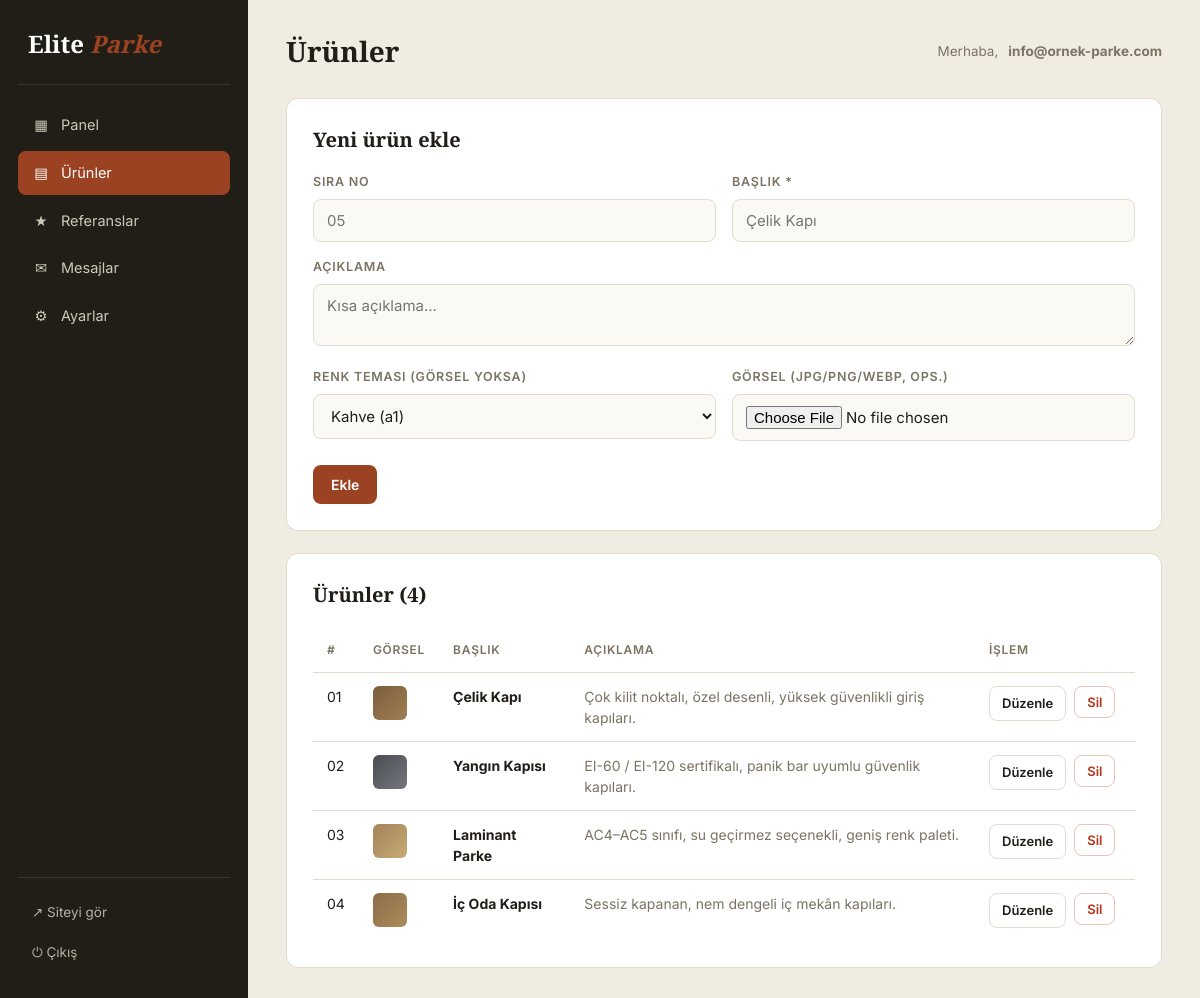
The page /yonetim/index.php?p=urunler (signed in) on the database its author committed.
### tables this page shows
CREATE TABLE IF NOT EXISTS urunler (
  id       INT AUTO_INCREMENT PRIMARY KEY,
  no       VARCHAR(10)  DEFAULT '',
  baslik   VARCHAR(150) NOT NULL,
  sinif    VARCHAR(5)   DEFAULT 'a1',
  gorsel   VARCHAR(200) DEFAULT '',
  aciklama TEXT,
  sira     INT DEFAULT 0
);

### yonetim/index.php (called while the page is built, shortened)
<?php
require_once dirname(__DIR__) . '/config.php';
$p = $_GET['p'] ?? 'dashboard';
require __DIR__ . '/inc/head.php';
require __DIR__ . '/pages/' . $p . '.php';
require __DIR__ . '/inc/foot.php';

### config.php (called while the page is built, shortened)
<?php
require_once __DIR__ . '/store.php';
$SITE = store_load();
if (!function_exists('e')) {
    function e($s){ return htmlspecialchars($s ?? '', ENT_QUOTES, 'UTF-8'); }
}

### store.php (called while the page is built, shortened)
<?php
function store_ayar_varsayilan(): array {
    return [
        'site_ad'   => 'Elite Parke',
        'firma_tam' => 'Elite Parke Dekorasyon Tur. Tic. İnş. İth. İhr. San. Ltd. Şti.',
        'tagline'   => 'Yangın Kapısı · Çelik Kapı · İç Oda Kapısı',
        'telefon'   => '0252 412 08 09',
        'whatsapp'  => '',
        'email'     => 'info@ornek-parke.com',
        'adres'     => 'Armutalan, Namık Kemal Cd. No: 1A Bina No: 609148325, Marmaris/Muğla',
        'adres2'    => 'Konacık, Atatürk Blv. Pamir İş Merkezi No: 114/1, 4 Bodrum/Muğla',
        'calisma'   => 'Pzt–Cmt 09:00–18:00',
        'gizlilik_tarih' => '1 Eylül 2026',
        'gizlilik'  => gizlilik_varsayilan(),
    ];
}
function store_load(): array {
    $pdo = db();
    $ayarlar = store_ayar_varsayilan();
    foreach ($pdo->query("SELECT anahtar, deger FROM ayarlar") as $r) {
        $ayarlar[$r['anahtar']] = $r['deger'];
    }
    $urunler     = $pdo->query("SELECT no, baslik, sinif, gorsel, aciklama FROM urunler ORDER BY sira, id")->fetchAll();
    $referanslar = $pdo->query("SELECT yorum, ad, yer FROM referanslar ORDER BY sira, id")->fetchAll();
    return ['ayarlar' => $ayarlar, 'urunler' => $urunler, 'referanslar' => $referanslar];
}

### yonetim/pages/urunler.php (the view, shortened to what this page needs)
<?php
$SITE = store_load();
$urunler = $SITE['urunler'];
$d = $_GET['d'] ?? '';
$duzenle = ($d !== '' && isset($urunler[(int)$d])) ? $urunler[(int)$d] : null;
$siniflar = ['a1'=>'Kahve (a1)','a2'=>'Gri (a2)','a3'=>'Açık ahşap (a3)','a4'=>'Koyu ahşap (a4)'];
?>
<div class="panel">
  <h2><?= $duzenle ? 'Ürünü düzenle' : 'Yeni ürün ekle' ?></h2>
  <form method="post" action="index.php?p=urunler" enctype="multipart/form-data">
    <div class="grid2">
      <div class="field"><label>Sıra No</label><input name="no" value="<?= e($duzenle['no'] ?? '') ?>" placeholder="05"></div>
      <div class="field"><label>Başlık *</label><input name="baslik" required value="<?= e($duzenle['baslik'] ?? '') ?>" placeholder="Çelik Kapı"></div>
    </div>
    <div class="field"><label>Açıklama</label><textarea name="aciklama" rows="2" placeholder="Kısa açıklama..."><?= e($duzenle['aciklama'] ?? '') ?></textarea></div>
    <div class="grid2">
      <div class="field">
        <label>Renk teması (görsel yoksa)</label>
        <select name="sinif">
          <?php foreach ($siniflar as $k => $v): ?>
            <option value="<?= $k ?>" <?= ($duzenle['sinif'] ?? 'a1') === $k ? 'selected' : '' ?>><?= e($v) ?></option>
          <?php endforeach; ?>
        </select>
      </div>
      <div class="field">
        <label>Görsel (JPG/PNG/WEBP, ops.)</label>
        <input type="file" name="gorsel" accept="image/jpeg,image/png,image/webp">
      </div>
    </div>
    <div class="actions">
      <button class="btn"><?= $duzenle ? 'Güncelle' : 'Ekle' ?></button>
    </div>
  </form>
</div>
<div class="panel mb0">
  <h2>Ürünler (<?= count($urunler) ?>)</h2>
  <table>
    <thead><tr><th>#</th><th>Görsel</th><th>Başlık</th><th>Açıklama</th><th style="width:160px">İşlem</th></tr></thead>
    <tbody>
      <?php foreach ($urunler as $i => $u): ?>
        <tr>
          <td><?= e($u['no']) ?></td>
          <td>
            <?php if (!empty($u['gorsel'])): ?>
              <img class="swatch" style="object-fit:cover" src="../assets/img/<?= e($u['gorsel']) ?>" alt="">
            <?php else: ?>
              <div class="swatch sw-<?= e($u['sinif']) ?>"></div>
            <?php endif; ?>
          </td>
          <td><strong><?= e($u['baslik']) ?></strong></td>
          <td class="muted"><?= e($u['aciklama']) ?></td>
          <td>
            <div class="row-act">
              <a class="btn sm sec" href="index.php?p=urunler&d=<?= $i ?>">Düzenle</a>
              <form method="post" action="index.php?p=urunler" onsubmit="return confirm('Bu ürün silinsin mi?')">
                <button class="btn sm danger">Sil</button>
              </form>
            </div>
          </td>
        </tr>
      <?php endforeach; ?>
    </tbody>
  </table>
</div>

### yonetim/css/admin.css (style rules this page uses)
:root { --ap:#9a4221; --ap-d:#7e3217; --bg:#f1ece2; --panel:#fff; --ink:#211e18; --muted:#7c7363; --line:#e2dccf; --sidebar:#211e18; }
* { margin:0;padding:0;box-sizing:border-box }
body { background:var(--bg);color:var(--ink);font-family:'Inter',system-ui,Arial,sans-serif;font-size:15px;line-height:1.5 }
a { color:inherit;text-decoration:none }
.btn { display:inline-flex;align-items:center;gap:8px;background:var(--ap);color:#fff;border:none;border-radius:8px;padding:11px 18px;font-size:14px;font-weight:600;cursor:pointer;transition:.15s;font-family:inherit }
.btn.sec { background:#fff;color:var(--ink);border:1px solid var(--line) }
.btn.sm { padding:7px 12px;font-size:13px }
.btn.danger { background:#fff;color:#b5341a;border:1px solid #e7c4ba }
.panel { background:var(--panel);border:1px solid var(--line);border-radius:12px;padding:26px;margin-bottom:22px }
.panel h2 { font-family:'Source Serif 4',Georgia,serif;font-size:20px;font-weight:600;margin-bottom:18px }
.field { margin-bottom:16px }
.field label { display:block;font-size:12.5px;font-weight:600;color:var(--muted);text-transform:uppercase;letter-spacing:.06em;margin-bottom:7px }
.field input,.field select,.field textarea { width:100%;background:#fbf9f4;border:1px solid var(--line);border-radius:8px;padding:11px 13px;font-family:inherit;font-size:15px;color:var(--ink) }
.grid2 { display:grid;grid-template-columns:1fr 1fr;gap:16px }
.actions { display:flex;gap:10px;margin-top:8px }
table { width:100%;border-collapse:collapse;background:var(--panel) }
table th,table td { text-align:left;padding:13px 14px;border-bottom:1px solid var(--line);font-size:14px;vertical-align:top }
table th { color:var(--muted);font-size:12px;text-transform:uppercase;letter-spacing:.06em;font-weight:600 }
table tr:last-child td { border-bottom:none }
.swatch { width:34px;height:34px;border-radius:6px }
.sw-a1 { background:linear-gradient(135deg,#7a5d3c,#a07f52) }
.sw-a2 { background:linear-gradient(135deg,#494b50,#74787e) }
.sw-a3 { background:linear-gradient(135deg,#a3835a,#c8aa75) }
.sw-a4 { background:linear-gradient(135deg,#8a6c47,#ad8c5b) }
.row-act { display:flex;gap:8px }
.muted { color:var(--muted) }
.mb0 { margin-bottom:0 }

### rows shown on the page
urunler: no "01", baslik "Çelik Kapı", aciklama "Çok kilit noktalı, özel desenli, yüksek güvenlikli giriş kapıları."
urunler: no "02", baslik "Yangın Kapısı", aciklama "EI-60 / EI-120 sertifikalı, panik bar uyumlu güvenlik kapıları."
urunler: no "03", baslik "Laminant Parke", aciklama "AC4–AC5 sınıfı, su geçirmez seçenekli, geniş renk paleti."
urunler: no "04", baslik "İç Oda Kapısı", aciklama "Sessiz kapanan, nem dengeli iç mekân kapıları."

### other values the page prints
$it[1] "▦"
$it[0] "Panel"
$it[1] "▤"
$it[0] "Ürünler"
$it[1] "★"
$it[0] "Referanslar"
$it[1] "✉"
$it[0] "Mesajlar"
$it[1] "⚙"
$it[0] "Ayarlar"
$basliklar[$p] "Ürünler"
$_SESSION['elite_admin'] "info@ornek-parke.com"
count($urunler) "4"
form field sinif "Kahve (a1)"
